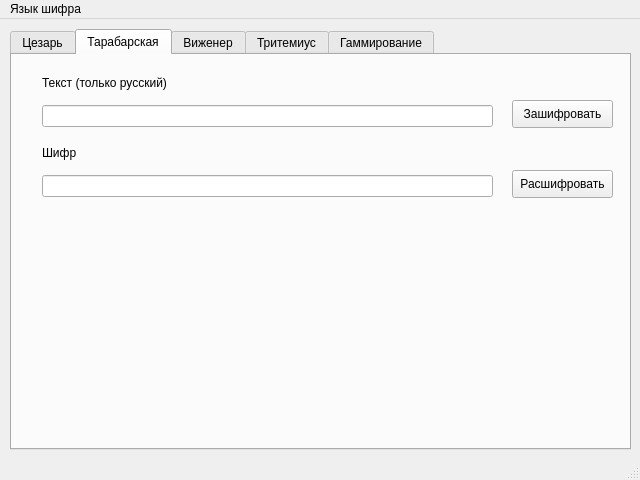
<?xml version="1.0" encoding="UTF-8"?>
<ui version="4.0">
 <class>MainWindow</class>
 <widget class="QMainWindow" name="MainWindow">
  <property name="geometry">
   <rect>
    <x>0</x>
    <y>0</y>
    <width>640</width>
    <height>480</height>
   </rect>
  </property>
  <property name="windowTitle">
   <string>SHIFR</string>
  </property>
  <widget class="QWidget" name="centralwidget">
   <widget class="QTabWidget" name="gamma_tab">
    <property name="geometry">
     <rect>
      <x>10</x>
      <y>10</y>
      <width>621</width>
      <height>421</height>
     </rect>
    </property>
    <property name="currentIndex">
     <number>1</number>
    </property>
    <widget class="QWidget" name="ceaser_tab">
     <attribute name="title">
      <string>Цезарь</string>
     </attribute>
     <widget class="QLabel" name="label">
      <property name="geometry">
       <rect>
        <x>30</x>
        <y>20</y>
        <width>55</width>
        <height>16</height>
       </rect>
      </property>
      <property name="font">
       <font>
        <pointsize>9</pointsize>
       </font>
      </property>
      <property name="text">
       <string>Текст</string>
      </property>
     </widget>
     <widget class="QLineEdit" name="main_text">
      <property name="geometry">
       <rect>
        <x>30</x>
        <y>50</y>
        <width>451</width>
        <height>22</height>
       </rect>
      </property>
     </widget>
     <widget class="QLabel" name="label_2">
      <property name="geometry">
       <rect>
        <x>30</x>
        <y>90</y>
        <width>91</width>
        <height>16</height>
       </rect>
      </property>
      <property name="font">
       <font>
        <pointsize>9</pointsize>
       </font>
      </property>
      <property name="text">
       <string>Результаты</string>
      </property>
     </widget>
     <widget class="QTableWidget" name="results_table">
      <property name="geometry">
       <rect>
        <x>30</x>
        <y>120</y>
        <width>561</width>
        <height>251</height>
       </rect>
      </property>
      <property name="editTriggers">
       <set>QAbstractItemView::NoEditTriggers</set>
      </property>
      <property name="columnCount">
       <number>0</number>
      </property>
     </widget>
     <widget class="QPushButton" name="figure_out_button">
      <property name="geometry">
       <rect>
        <x>500</x>
        <y>45</y>
        <width>93</width>
        <height>28</height>
       </rect>
      </property>
      <property name="text">
       <string>Рассчитать</string>
      </property>
     </widget>
     <widget class="QLabel" name="current_lang_label">
      <property name="geometry">
       <rect>
        <x>500</x>
        <y>20</y>
        <width>91</width>
        <height>16</height>
       </rect>
      </property>
      <property name="text">
       <string>Русский</string>
      </property>
     </widget>
     <widget class="QLabel" name="label_3">
      <property name="geometry">
       <rect>
        <x>380</x>
        <y>20</y>
        <width>111</width>
        <height>16</height>
       </rect>
      </property>
      <property name="text">
       <string>Язык шифра:</string>
      </property>
     </widget>
    </widget>
    <widget class="QWidget" name="tarabarian_tab">
     <attribute name="title">
      <string>Тарабарская</string>
     </attribute>
     <widget class="QLabel" name="label_4">
      <property name="geometry">
       <rect>
        <x>30</x>
        <y>20</y>
        <width>231</width>
        <height>16</height>
       </rect>
      </property>
      <property name="font">
       <font>
        <pointsize>9</pointsize>
       </font>
      </property>
      <property name="text">
       <string>Текст (только русский)</string>
      </property>
     </widget>
     <widget class="QLineEdit" name="main_text_2">
      <property name="geometry">
       <rect>
        <x>30</x>
        <y>50</y>
        <width>451</width>
        <height>22</height>
       </rect>
      </property>
     </widget>
     <widget class="QPushButton" name="encrypt_tarabarian_button">
      <property name="geometry">
       <rect>
        <x>500</x>
        <y>45</y>
        <width>101</width>
        <height>28</height>
       </rect>
      </property>
      <property name="text">
       <string>Зашифровать</string>
      </property>
     </widget>
     <widget class="QLabel" name="label_5">
      <property name="geometry">
       <rect>
        <x>30</x>
        <y>90</y>
        <width>91</width>
        <height>16</height>
       </rect>
      </property>
      <property name="font">
       <font>
        <pointsize>9</pointsize>
       </font>
      </property>
      <property name="text">
       <string>Шифр</string>
      </property>
     </widget>
     <widget class="QLineEdit" name="cipher_text">
      <property name="geometry">
       <rect>
        <x>30</x>
        <y>120</y>
        <width>451</width>
        <height>22</height>
       </rect>
      </property>
     </widget>
     <widget class="QPushButton" name="descrypt_tarabarian_button">
      <property name="geometry">
       <rect>
        <x>500</x>
        <y>115</y>
        <width>101</width>
        <height>28</height>
       </rect>
      </property>
      <property name="text">
       <string>Расшифровать</string>
      </property>
     </widget>
    </widget>
    <widget class="QWidget" name="vigenere_tab">
     <attribute name="title">
      <string>Виженер</string>
     </attribute>
     <widget class="QLabel" name="label_6">
      <property name="geometry">
       <rect>
        <x>30</x>
        <y>20</y>
        <width>55</width>
        <height>16</height>
       </rect>
      </property>
      <property name="font">
       <font>
        <pointsize>9</pointsize>
       </font>
      </property>
      <property name="text">
       <string>Текст</string>
      </property>
     </widget>
     <widget class="QLineEdit" name="main_text_3">
      <property name="geometry">
       <rect>
        <x>30</x>
        <y>50</y>
        <width>451</width>
        <height>22</height>
       </rect>
      </property>
     </widget>
     <widget class="QPushButton" name="encrypt_vijn_button">
      <property name="geometry">
       <rect>
        <x>500</x>
        <y>45</y>
        <width>101</width>
        <height>28</height>
       </rect>
      </property>
      <property name="text">
       <string>Зашифровать</string>
      </property>
     </widget>
     <widget class="QLabel" name="label_7">
      <property name="geometry">
       <rect>
        <x>30</x>
        <y>160</y>
        <width>91</width>
        <height>16</height>
       </rect>
      </property>
      <property name="font">
       <font>
        <pointsize>9</pointsize>
       </font>
      </property>
      <property name="text">
       <string>Шифр</string>
      </property>
     </widget>
     <widget class="QLineEdit" name="cipher_text_2">
      <property name="geometry">
       <rect>
        <x>30</x>
        <y>190</y>
        <width>451</width>
        <height>22</height>
       </rect>
      </property>
     </widget>
     <widget class="QPushButton" name="descrypt_vijn_button">
      <property name="geometry">
       <rect>
        <x>500</x>
        <y>185</y>
        <width>101</width>
        <height>28</height>
       </rect>
      </property>
      <property name="text">
       <string>Расшифровать</string>
      </property>
     </widget>
     <widget class="QLabel" name="label_8">
      <property name="geometry">
       <rect>
        <x>30</x>
        <y>90</y>
        <width>55</width>
        <height>16</height>
       </rect>
      </property>
      <property name="font">
       <font>
        <pointsize>9</pointsize>
       </font>
      </property>
      <property name="text">
       <string>Ключ</string>
      </property>
     </widget>
     <widget class="QLineEdit" name="key_text">
      <property name="geometry">
       <rect>
        <x>30</x>
        <y>120</y>
        <width>451</width>
        <height>22</height>
       </rect>
      </property>
     </widget>
     <widget class="QLabel" name="label_9">
      <property name="geometry">
       <rect>
        <x>380</x>
        <y>20</y>
        <width>111</width>
        <height>16</height>
       </rect>
      </property>
      <property name="text">
       <string>Язык шифра:</string>
      </property>
      <property name="textFormat">
       <enum>Qt::AutoText</enum>
      </property>
     </widget>
     <widget class="QLabel" name="current_lang_label_2">
      <property name="geometry">
       <rect>
        <x>500</x>
        <y>20</y>
        <width>91</width>
        <height>16</height>
       </rect>
      </property>
      <property name="text">
       <string>Русский</string>
      </property>
     </widget>
    </widget>
    <widget class="QWidget" name="tritemius_tab">
     <attribute name="title">
      <string>Тритемиус</string>
     </attribute>
     <widget class="QLabel" name="label_10">
      <property name="geometry">
       <rect>
        <x>30</x>
        <y>20</y>
        <width>55</width>
        <height>16</height>
       </rect>
      </property>
      <property name="font">
       <font>
        <pointsize>9</pointsize>
       </font>
      </property>
      <property name="text">
       <string>Текст</string>
      </property>
     </widget>
     <widget class="QLineEdit" name="main_text_4">
      <property name="geometry">
       <rect>
        <x>30</x>
        <y>50</y>
        <width>451</width>
        <height>22</height>
       </rect>
      </property>
     </widget>
     <widget class="QPushButton" name="encrypt_tritemius_button">
      <property name="geometry">
       <rect>
        <x>500</x>
        <y>45</y>
        <width>101</width>
        <height>28</height>
       </rect>
      </property>
      <property name="text">
       <string>Зашифровать</string>
      </property>
     </widget>
     <widget class="QLabel" name="label_11">
      <property name="geometry">
       <rect>
        <x>380</x>
        <y>20</y>
        <width>111</width>
        <height>16</height>
       </rect>
      </property>
      <property name="text">
       <string>Язык шифра:</string>
      </property>
      <property name="textFormat">
       <enum>Qt::AutoText</enum>
      </property>
     </widget>
     <widget class="QLabel" name="current_lang_label_3">
      <property name="geometry">
       <rect>
        <x>500</x>
        <y>20</y>
        <width>91</width>
        <height>16</height>
       </rect>
      </property>
      <property name="text">
       <string>Русский</string>
      </property>
     </widget>
     <widget class="QLabel" name="label_12">
      <property name="geometry">
       <rect>
        <x>30</x>
        <y>90</y>
        <width>55</width>
        <height>16</height>
       </rect>
      </property>
      <property name="font">
       <font>
        <pointsize>9</pointsize>
       </font>
      </property>
      <property name="text">
       <string>Ключ</string>
      </property>
     </widget>
     <widget class="QLineEdit" name="key_text_2">
      <property name="geometry">
       <rect>
        <x>30</x>
        <y>120</y>
        <width>451</width>
        <height>22</height>
       </rect>
      </property>
     </widget>
     <widget class="QLabel" name="label_13">
      <property name="geometry">
       <rect>
        <x>30</x>
        <y>160</y>
        <width>91</width>
        <height>16</height>
       </rect>
      </property>
      <property name="font">
       <font>
        <pointsize>9</pointsize>
       </font>
      </property>
      <property name="text">
       <string>Шифр</string>
      </property>
     </widget>
     <widget class="QLineEdit" name="cipher_text_3">
      <property name="geometry">
       <rect>
        <x>30</x>
        <y>190</y>
        <width>451</width>
        <height>22</height>
       </rect>
      </property>
     </widget>
     <widget class="QPushButton" name="descrypt_tritemius_button">
      <property name="geometry">
       <rect>
        <x>500</x>
        <y>185</y>
        <width>101</width>
        <height>28</height>
       </rect>
      </property>
      <property name="text">
       <string>Расшифровать</string>
      </property>
     </widget>
    </widget>
    <widget class="QWidget" name="tab">
     <attribute name="title">
      <string>Гаммирование</string>
     </attribute>
     <widget class="QLabel" name="label_14">
      <property name="geometry">
       <rect>
        <x>30</x>
        <y>20</y>
        <width>55</width>
        <height>16</height>
       </rect>
      </property>
      <property name="font">
       <font>
        <pointsize>9</pointsize>
       </font>
      </property>
      <property name="text">
       <string>Текст</string>
      </property>
     </widget>
     <widget class="QLabel" name="label_15">
      <property name="geometry">
       <rect>
        <x>380</x>
        <y>20</y>
        <width>111</width>
        <height>16</height>
       </rect>
      </property>
      <property name="text">
       <string>Язык шифра:</string>
      </property>
      <property name="textFormat">
       <enum>Qt::AutoText</enum>
      </property>
     </widget>
     <widget class="QLabel" name="current_lang_label_4">
      <property name="geometry">
       <rect>
        <x>500</x>
        <y>20</y>
        <width>91</width>
        <height>16</height>
       </rect>
      </property>
      <property name="text">
       <string>Русский</string>
      </property>
     </widget>
     <widget class="QPushButton" name="encrypt_gamma_button">
      <property name="geometry">
       <rect>
        <x>500</x>
        <y>45</y>
        <width>101</width>
        <height>28</height>
       </rect>
      </property>
      <property name="text">
       <string>Зашифровать</string>
      </property>
     </widget>
     <widget class="QLineEdit" name="main_text_5">
      <property name="geometry">
       <rect>
        <x>30</x>
        <y>50</y>
        <width>451</width>
        <height>22</height>
       </rect>
      </property>
     </widget>
     <widget class="QLineEdit" name="key_text_3">
      <property name="geometry">
       <rect>
        <x>30</x>
        <y>120</y>
        <width>451</width>
        <height>22</height>
       </rect>
      </property>
     </widget>
     <widget class="QLabel" name="label_16">
      <property name="geometry">
       <rect>
        <x>30</x>
        <y>90</y>
        <width>55</width>
        <height>16</height>
       </rect>
      </property>
      <property name="font">
       <font>
        <pointsize>9</pointsize>
       </font>
      </property>
      <property name="text">
       <string>Ключ</string>
      </property>
     </widget>
     <widget class="QLabel" name="label_17">
      <property name="geometry">
       <rect>
        <x>30</x>
        <y>160</y>
        <width>91</width>
        <height>16</height>
       </rect>
      </property>
      <property name="font">
       <font>
        <pointsize>9</pointsize>
       </font>
      </property>
      <property name="text">
       <string>Шифр</string>
      </property>
     </widget>
     <widget class="QLabel" name="gamma_result_label">
      <property name="geometry">
       <rect>
        <x>30</x>
        <y>190</y>
        <width>571</width>
        <height>51</height>
       </rect>
      </property>
      <property name="font">
       <font>
        <family>Microsoft YaHei Light</family>
        <pointsize>14</pointsize>
       </font>
      </property>
      <property name="text">
       <string/>
      </property>
     </widget>
    </widget>
   </widget>
  </widget>
  <widget class="QMenuBar" name="menubar">
   <property name="geometry">
    <rect>
     <x>0</x>
     <y>0</y>
     <width>640</width>
     <height>26</height>
    </rect>
   </property>
   <widget class="QMenu" name="menu">
    <property name="title">
     <string>Язык шифра</string>
    </property>
    <addaction name="action_russian"/>
    <addaction name="action_russian_short"/>
    <addaction name="action_english"/>
   </widget>
   <addaction name="menu"/>
  </widget>
  <widget class="QStatusBar" name="statusbar"/>
  <action name="action_russian">
   <property name="text">
    <string>Русский</string>
   </property>
  </action>
  <action name="action_russian_short">
   <property name="text">
    <string>Русский без &quot;ё&quot;</string>
   </property>
  </action>
  <action name="action_english">
   <property name="text">
    <string>English</string>
   </property>
  </action>
 </widget>
 <resources/>
 <connections/>
</ui>
